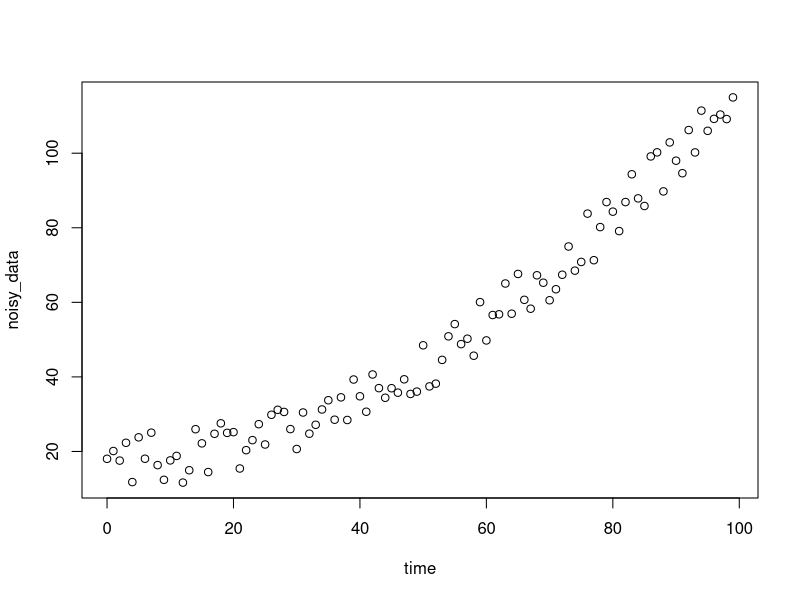

R code for this plot:
# Here is some sample R code. This is mostly supplemental to the pdf.
# Feel free (and in fact I recommment) editing this, running it in your
# own R environment, and seeing what you can do.
# Author: Sam Pollard (sam.d.pollard@gmail.com)
# Last Modified: 10 April 2015
# Note: This file can be run as is, but won't do very much if not run
# in interpreted mode. If you want to run the whole thing at once but
# still see output, you can sprinkle some calls to print throughout.
# For example, print(mydf) will achieve the same effect as if you were
# to type "mydf" (without the quotes) at the prompt.

# 1. Introduction
data(trees) # Load a sample dataset
nrow(trees) # Count the sample size
colnames(trees)
max(trees["Volume"]) # Find the largest in the column
max(trees[3]) # The same as above because we access the third column
apply(trees, 2, mean)

# 2. Basic Syntax and Examples
name <- c("H","He","Li") # c can be thought of as "combine"
mass <- c(1.0079,4.0026,6.941)
atomic_number <- seq(1,length(name))
mydf <- data.frame(atomic_number, name, mass)

# 3. Some Subtleties
# 3.1 Vectors
n <- nrow(trees)           # 1. The number of trees
tag <- seq(1,n)            # 2. A sequence from 1 to n, inclusive
lifespan <- 70*runif(n)    # 3. Random values between 0 and 70, inclusive
volume <- trees["Volume"]  # 4. The Volume of each tree
lifespan <- lifespan + 15

# Some helpful functions
class(volume)
volumevec <- trees[["Volume"]] # 5.
class(volumevec)
ls() # List all the variables in the current workspace

# 3.2 Building Up
treenames <- paste("T", tag, sep = "")
mydf <- cbind(treenames, trees, lifespan)
rownames(mydf) <- treenames
mydf <- mydf[,-1]
# Alternatively,
# mydf <- mydf[,c(2,3,4,5)]
# mydf[1] <- NULL
sample <- mydf[seq(4,9),]

# 4. Plotting
noisy_data <- runif(100, 0, 15) + 10
noisy_data <- noisy_data + seq(from = 0, to = 10, length.out = 100)^2
time <- seq(0,99)
plot(time, noisy_data)
